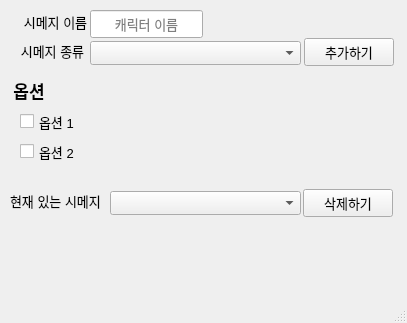
<?xml version="1.0" encoding="UTF-8"?>
<ui version="4.0">
 <class>__main_window</class>
 <widget class="QMainWindow" name="__main_window">
  <property name="enabled">
   <bool>true</bool>
  </property>
  <property name="geometry">
   <rect>
    <x>0</x>
    <y>0</y>
    <width>407</width>
    <height>323</height>
   </rect>
  </property>
  <property name="font">
   <font>
    <pointsize>10</pointsize>
   </font>
  </property>
  <property name="contextMenuPolicy">
   <enum>Qt::DefaultContextMenu</enum>
  </property>
  <property name="acceptDrops">
   <bool>false</bool>
  </property>
  <property name="windowTitle">
   <string>시메지 매니저</string>
  </property>
  <property name="animated">
   <bool>true</bool>
  </property>
  <property name="documentMode">
   <bool>false</bool>
  </property>
  <property name="dockOptions">
   <set>QMainWindow::AllowTabbedDocks|QMainWindow::AnimatedDocks</set>
  </property>
  <widget class="QWidget" name="centralwidget">
   <widget class="QPushButton" name="addition_button">
    <property name="geometry">
     <rect>
      <x>304</x>
      <y>38</y>
      <width>90</width>
      <height>28</height>
     </rect>
    </property>
    <property name="text">
     <string>추가하기</string>
    </property>
   </widget>
   <widget class="QPushButton" name="delete_button">
    <property name="geometry">
     <rect>
      <x>303</x>
      <y>189</y>
      <width>90</width>
      <height>28</height>
     </rect>
    </property>
    <property name="text">
     <string>삭제하기</string>
    </property>
   </widget>
   <widget class="QLabel" name="label">
    <property name="geometry">
     <rect>
      <x>17</x>
      <y>41</y>
      <width>71</width>
      <height>20</height>
     </rect>
    </property>
    <property name="text">
     <string>시메지 종류</string>
    </property>
    <property name="alignment">
     <set>Qt::AlignCenter</set>
    </property>
   </widget>
   <widget class="QComboBox" name="property_combobox">
    <property name="geometry">
     <rect>
      <x>90</x>
      <y>41</y>
      <width>211</width>
      <height>24</height>
     </rect>
    </property>
    <property name="maxVisibleItems">
     <number>3</number>
    </property>
   </widget>
   <widget class="QCheckBox" name="option_1_checkbox">
    <property name="geometry">
     <rect>
      <x>20</x>
      <y>111</y>
      <width>87</width>
      <height>21</height>
     </rect>
    </property>
    <property name="text">
     <string>옵션 1</string>
    </property>
   </widget>
   <widget class="QCheckBox" name="option_2_checkbox">
    <property name="geometry">
     <rect>
      <x>20</x>
      <y>141</y>
      <width>87</width>
      <height>21</height>
     </rect>
    </property>
    <property name="text">
     <string>옵션 2</string>
    </property>
   </widget>
   <widget class="QComboBox" name="removal_combobox">
    <property name="geometry">
     <rect>
      <x>110</x>
      <y>191</y>
      <width>191</width>
      <height>24</height>
     </rect>
    </property>
    <property name="maxVisibleItems">
     <number>3</number>
    </property>
    <property name="sizeAdjustPolicy">
     <enum>QComboBox::AdjustToMinimumContentsLength</enum>
    </property>
   </widget>
   <widget class="QLabel" name="label_2">
    <property name="geometry">
     <rect>
      <x>10</x>
      <y>191</y>
      <width>91</width>
      <height>20</height>
     </rect>
    </property>
    <property name="text">
     <string>현재 있는 시메지</string>
    </property>
   </widget>
   <widget class="QLabel" name="label_3">
    <property name="geometry">
     <rect>
      <x>0</x>
      <y>80</y>
      <width>58</width>
      <height>20</height>
     </rect>
    </property>
    <property name="font">
     <font>
      <pointsize>13</pointsize>
      <weight>75</weight>
      <bold>true</bold>
     </font>
    </property>
    <property name="text">
     <string>옵션</string>
    </property>
    <property name="alignment">
     <set>Qt::AlignCenter</set>
    </property>
   </widget>
   <widget class="QLineEdit" name="addition_edit_box">
    <property name="geometry">
     <rect>
      <x>90</x>
      <y>10</y>
      <width>113</width>
      <height>28</height>
     </rect>
    </property>
    <property name="text">
     <string/>
    </property>
    <property name="alignment">
     <set>Qt::AlignCenter</set>
    </property>
    <property name="placeholderText">
     <string>캐릭터 이름</string>
    </property>
   </widget>
   <widget class="QLabel" name="label_4">
    <property name="geometry">
     <rect>
      <x>20</x>
      <y>12</y>
      <width>71</width>
      <height>20</height>
     </rect>
    </property>
    <property name="text">
     <string>시메지 이름</string>
    </property>
    <property name="alignment">
     <set>Qt::AlignCenter</set>
    </property>
   </widget>
  </widget>
  <widget class="QMenuBar" name="menubar">
   <property name="enabled">
    <bool>true</bool>
   </property>
   <property name="geometry">
    <rect>
     <x>0</x>
     <y>0</y>
     <width>407</width>
     <height>22</height>
    </rect>
   </property>
   <property name="defaultUp">
    <bool>false</bool>
   </property>
   <property name="nativeMenuBar">
    <bool>true</bool>
   </property>
  </widget>
  <widget class="QStatusBar" name="statusbar"/>
 </widget>
 <resources/>
 <connections/>
</ui>
